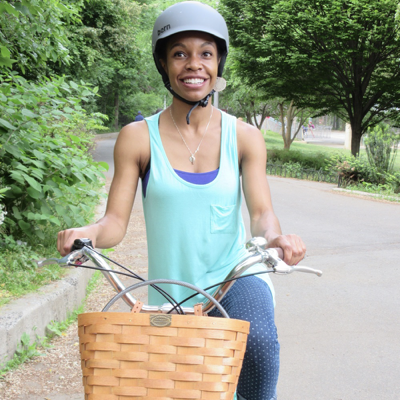
#> input picture HelmetDetection/helmet1.png, 400 x 400 px
$ python HelmetDetection.py --image helmet1.png
#> lines starting #> are read from the running program, lines starting #| are printed output that depends on the picture; after the words box and inside, x2 and y2 are one past the last pixel; in counts of white or black regions, pixels touching at a corner belong together
import cv2
import pandas as pd
import argparse

# Load the xml file that will be used for getting color names based on their RGB numbers
colors = cv2.CascadeClassifier('RGBcolors.xml')

#Variables for mouse clicking
clicked = False
r = g = b = xpos = ypos = 0

#Creates the argument parser so that the user can input which image to use for testing
argumentParser = argparse.ArgumentParser()
argumentParser.add_argument('-i', '--image', required=True, help="Image Path")
args = vars(argumentParser.parse_args())
imgPath = args['image']

#Reads the image with opencv
img = cv2.imread(imgPath)
#> img is the input picture: shape (400, 400, 3); mean B, G, R 140.9, 162, 154.8

# Detecting helmets
helmet = colors.detectMultiScale(image = img, scaleFactor = 1.1, minNeighbors = 5)
#> helmet = [[164, 31, 60, 60]]

#Uses pandas to read the colors csv file.
#Then gives the following names toeach column
index=["color","colorName","hex","R","G","B"]
colorsCSV = pd.read_csv('colors.csv', names=index, header=None)
#> (reads HelmetDetection/colors.csv from the repository)

#This function gets the closest color by calculating the minimum distance
#from all the colors
def getColorName(R,G,B):
    minimum = 10000
    for i in range(len(colorsCSV)):
        d = abs(R- int(colorsCSV.loc[i,"R"])) + abs(G- int(colorsCSV.loc[i,"G"]))+ abs(B- int(colorsCSV.loc[i,"B"]))
        if(d<=minimum):
            minimum = d
            cname = colorsCSV.loc[i,"color_name"]
    return cname

#function to get x,y coordinates of mouse double click
def mouseClick(event, x,y,flags,param):
    if event == cv2.EVENT_LBUTTONDBLCLK:
        global b,g,r,xpos,ypos, clicked
        clicked = True
        xpos = x
        ypos = y
        b,g,r = img[y,x]
        b = int(b)
        g = int(g)
        r = int(r)

cv2.namedWindow('Helmet Color Detector')
cv2.setMouseCallback('Helmet Color Detector',mouseClick)

while(1):

    cv2.imshow("Helmet Color Detector",img)

    for (x, y, w, h) in helmet:
        cv2.rectangle(img, (x, y), (x+w, y+(-1*h)), (150, 0, 0), 2)
        text3 = "Kindly click on a helmet"
        cv2.rectangle(img,(0,235), (245,270), (0,0,0), -1)
        cv2.putText(img, text3,(0,245),5,0.7,(255,255,255),1)

        text = "Appropriate helmet color"
        text2 = "Inappropriate helmet color"

        #If clicked, and the area clicked is a dark color, it will be an inappropriate color.
        #Otherwise, it will be an appropriate color
        if (clicked):
            if(r+g+b<=255):
                cv2.putText(img, text2,(0,265),5,0.7,(0,0,255),1)
            else:
                cv2.putText(img, text,(0,265),5,0.7,(0,255,0),1)
#> this loop made 1 pass
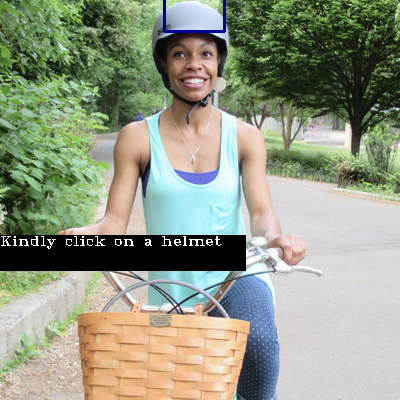
#> img: shape (400, 400, 3); 5.76% of pixels changed, all inside (x1, y1, x2, y2) = (0, 0, 246, 271)

    #Exits the loop by pressing Esc
    if cv2.waitKey(20) & 0xFF ==27:
#> (key Esc is pressed here)
        break

cv2.destroyAllWindows()
